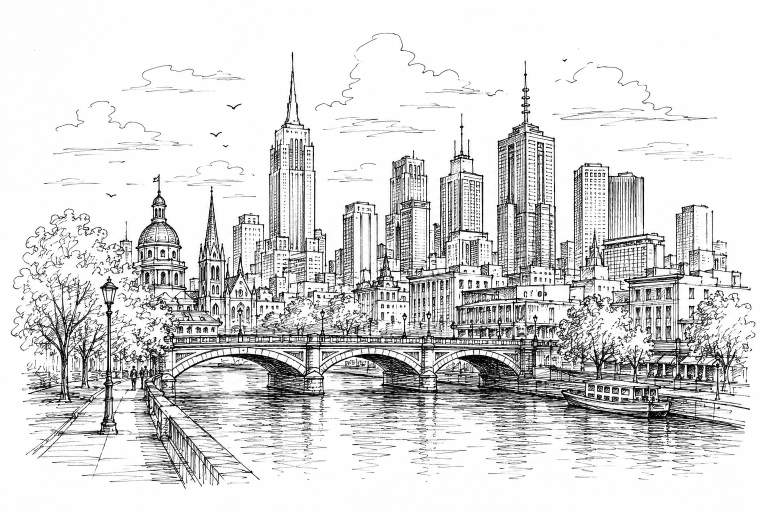
#> input picture city.png, 1536 x 1024 px (shown at 1/2 size)
$ python -i preprocess.py   (imports and definitions only)
#> lines starting #> are read from the running program, lines starting #| are printed output that depends on the picture; after the words box and inside, x2 and y2 are one past the last pixel; in counts of white or black regions, pixels touching at a corner belong together
from __future__ import annotations

from pathlib import Path

import cv2
import numpy as np


def _composite_over_white(image: np.ndarray) -> np.ndarray:
    if image.ndim == 2:
        return image
    if image.shape[2] == 4:
        color = image[:, :, :3].astype(np.float32)
        alpha = image[:, :, 3:4].astype(np.float32) / 255.0
        return np.clip(color * alpha + 255.0 * (1.0 - alpha), 0, 255).astype(np.uint8)
    return image[:, :, :3]


def load_and_extract_ink(
    image_path: Path, threshold: str | int = "auto", max_dimension: int = 1600
) -> tuple[np.ndarray, np.ndarray]:
#> called with image_path = '../city.png', threshold = 'auto', max_dimension = 1600
    image = cv2.imread(str(image_path), cv2.IMREAD_UNCHANGED)
#> image is the input picture: shape (1024, 1536, 3); mean B, G, R 216.8, 216.8, 216.7
    if image is None:
        raise ValueError(f"OpenCV could not read the image: {image_path}")
    image = _composite_over_white(image)
    if image.ndim == 3:
        gray = cv2.cvtColor(image, cv2.COLOR_BGR2GRAY)
    else:
        gray = image

    height, width = gray.shape
#> height = 1024; width = 1536
    longest = max(height, width)
#> longest = 1536
    if longest > max_dimension:
        scale = max_dimension / longest
        gray = cv2.resize(
            gray,
            (max(1, round(width * scale)), max(1, round(height * scale))),
            interpolation=cv2.INTER_AREA,
        )

    if threshold == "auto":
        _, ink = cv2.threshold(
            gray, 0, 255, cv2.THRESH_BINARY_INV | cv2.THRESH_OTSU
        )
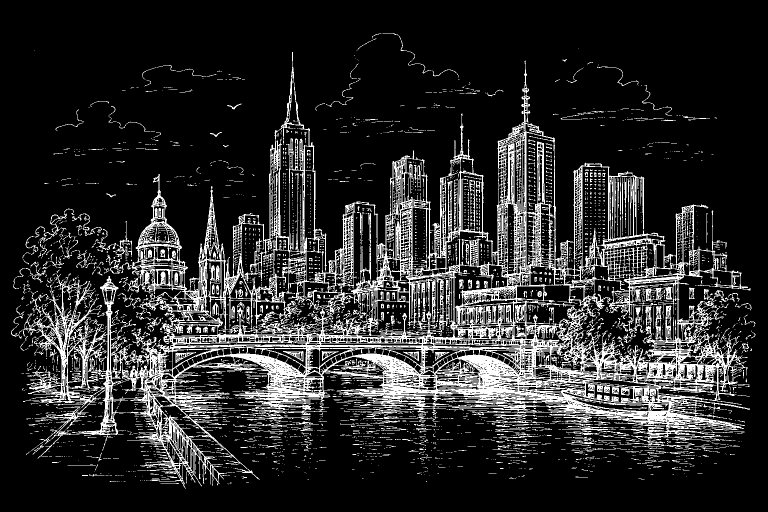
#> ink: shape (1024, 1536) (shown at 1/2 size); 16.8% white; 4171 white regions (3652 under 20 px), largest, box (x1, y1, x2, y2) and area: (22, 104, 1502, 977) 213357, (895, 808, 1090, 823) 872, (1289, 573, 1345, 602) 664
    else:
        _, ink = cv2.threshold(gray, int(threshold), 255, cv2.THRESH_BINARY_INV)

    # Remove only truly isolated connected components. Thin real details are retained.
    component_count, labels, stats, _ = cv2.connectedComponentsWithStats(ink, 8)
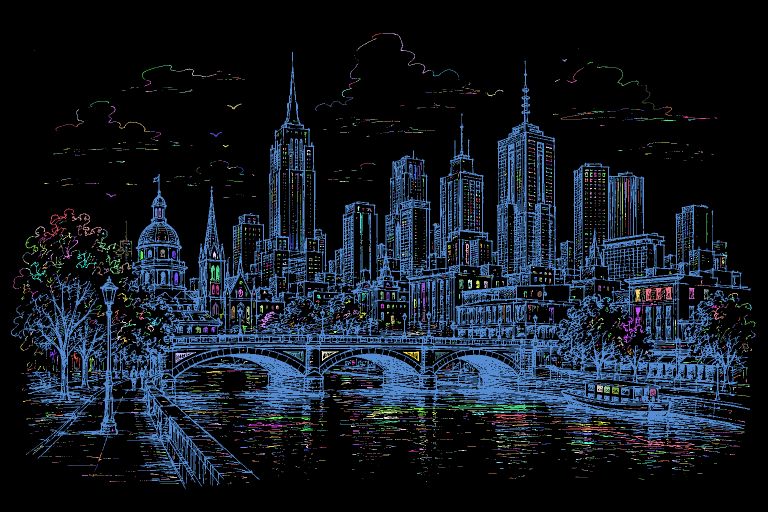
#> labels: shape (1024, 1536) int32 (shown at 1/2 size); 4172 distinct labels, from 0 to 4171; one colour per label, 0 black
#> component_count = 4172
    min_area = max(2, int(np.hypot(*ink.shape) * 0.00035))
#> min_area = 2
    cleaned = np.zeros_like(ink)
    for label in range(1, component_count):
        if stats[label, cv2.CC_STAT_AREA] >= min_area:
            cleaned[labels == label] = 255

    # A tiny close repairs one-pixel breaks without rounding architectural corners.
    kernel = cv2.getStructuringElement(cv2.MORPH_CROSS, (3, 3))
    cleaned = cv2.morphologyEx(cleaned, cv2.MORPH_CLOSE, kernel, iterations=1)
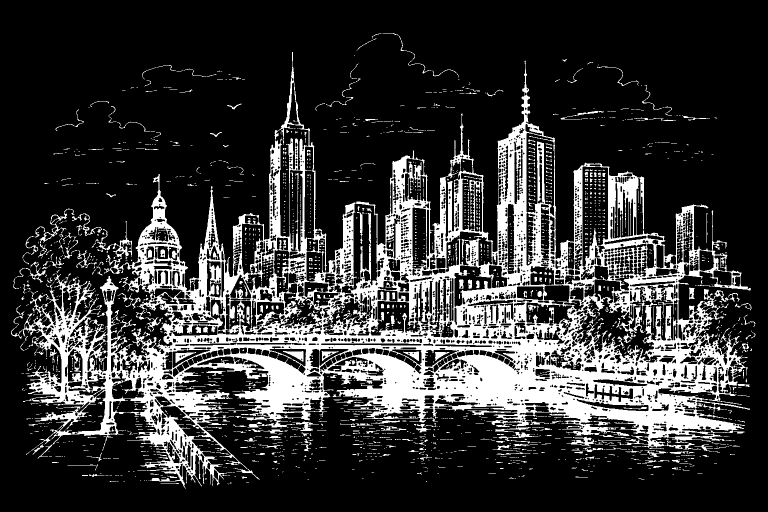
#> cleaned: shape (1024, 1536) (shown at 1/2 size); 21.3% white; 2055 white regions (1703 under 20 px), largest, box (x1, y1, x2, y2) and area: (22, 104, 1502, 977) 300955, (70, 417, 149, 486) 647, (1133, 873, 1189, 893) 420
    return gray, cleaned


# [67 lines left out: functions _hatch_pattern, skeletonize, not called in this run]

>>> result = load_and_extract_ink('../city.png')

$ run again, on town.png
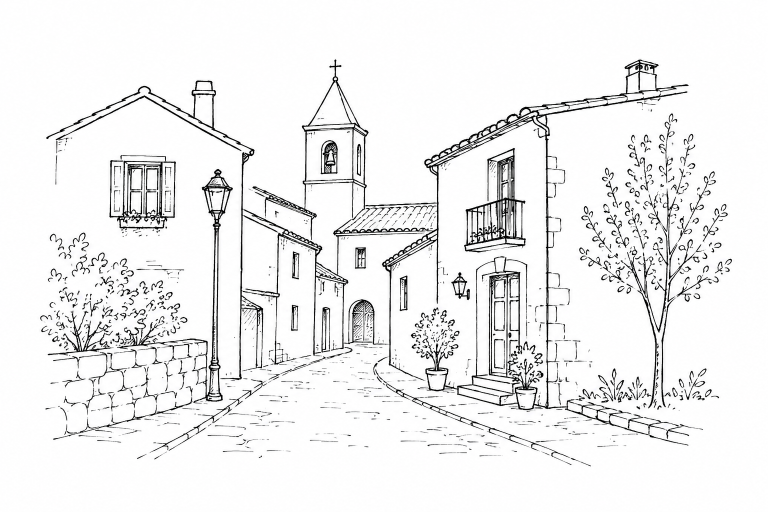
#> input picture town.png, 1536 x 1024 px (shown at 1/2 size)
#> in load_and_extract_ink, image is the input picture: shape (1024, 1536, 3); mean B, G, R 238.6, 238.5, 238.5
#> ink: shape (1024, 1536); 6.4% white in thin lines or dots, all inside (x1, y1, x2, y2) = (80, 119, 1464, 933)
#> in load_and_extract_ink, `component_count, labels, stats, _ = cv2.connectedComponentsWithStats(i..`:
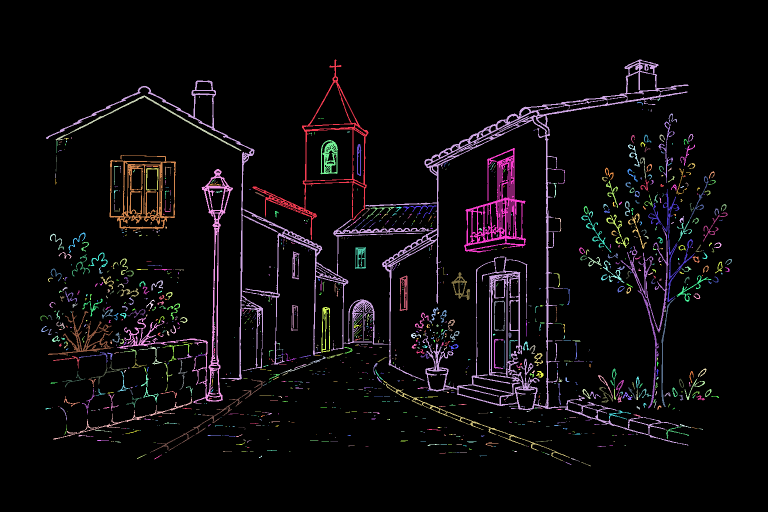
#> labels: shape (1024, 1536) int32 (shown at 1/2 size); 1203 distinct labels, from 0 to 1202; one colour per label, 0 black
#> component_count = 1203; stats = 1203 rows, first 6: [0, 0, 1536, 1024, 1472528], [505, 119, 232, 361, 4494], [92, 119, 1285, 772, 33680], [111, 191, 372, 111, 1284], [398, 193, 2, 2, 4], [1315, 196, 6, 6, 16]
#> in load_and_extract_ink, `cleaned = cv2.morphologyEx(cleaned, cv2.MORPH_CLOSE, kernel, iteration..`:
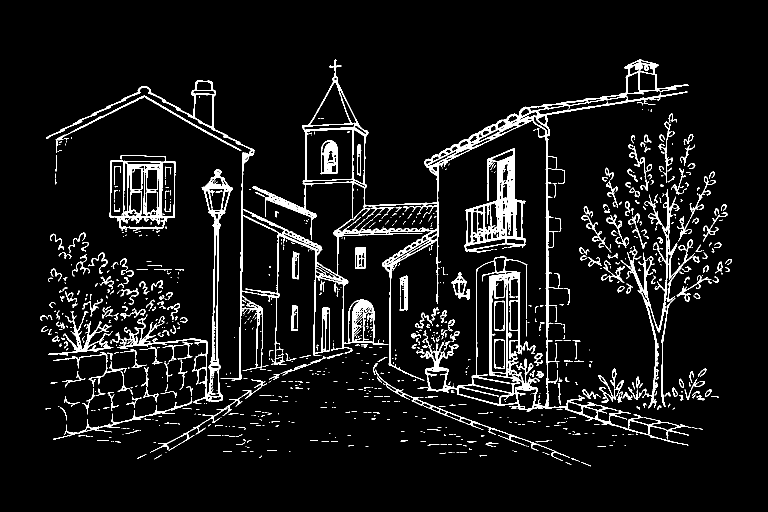
#> cleaned: shape (1024, 1536) (shown at 1/2 size); 7% white; 866 white regions (558 under 20 px), largest, box (x1, y1, x2, y2) and area: (92, 119, 1382, 891) 44333, (928, 296, 1052, 505) 7750, (225, 338, 466, 807) 7000
